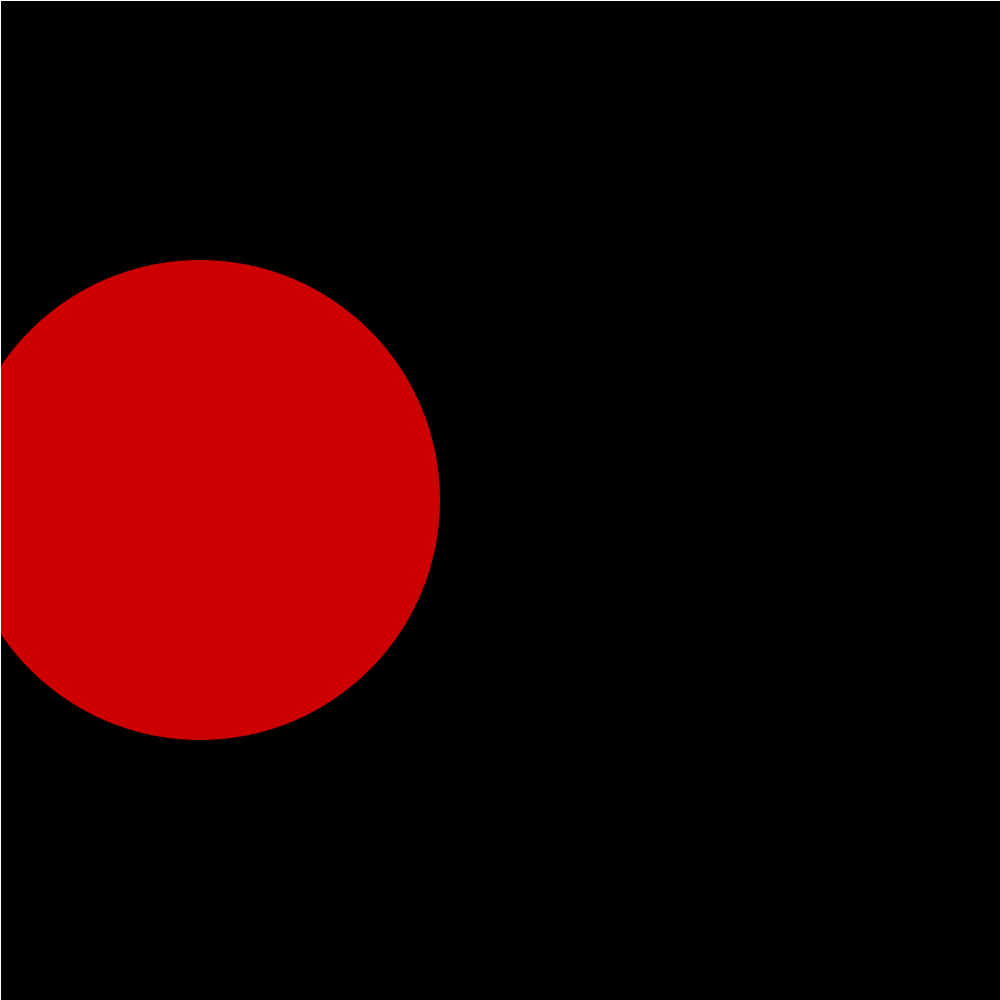
Frame 1 (no input)
Frame 60 (the mouse pressed at the canvas centre just before this capture): identical to frame 1, image omitted
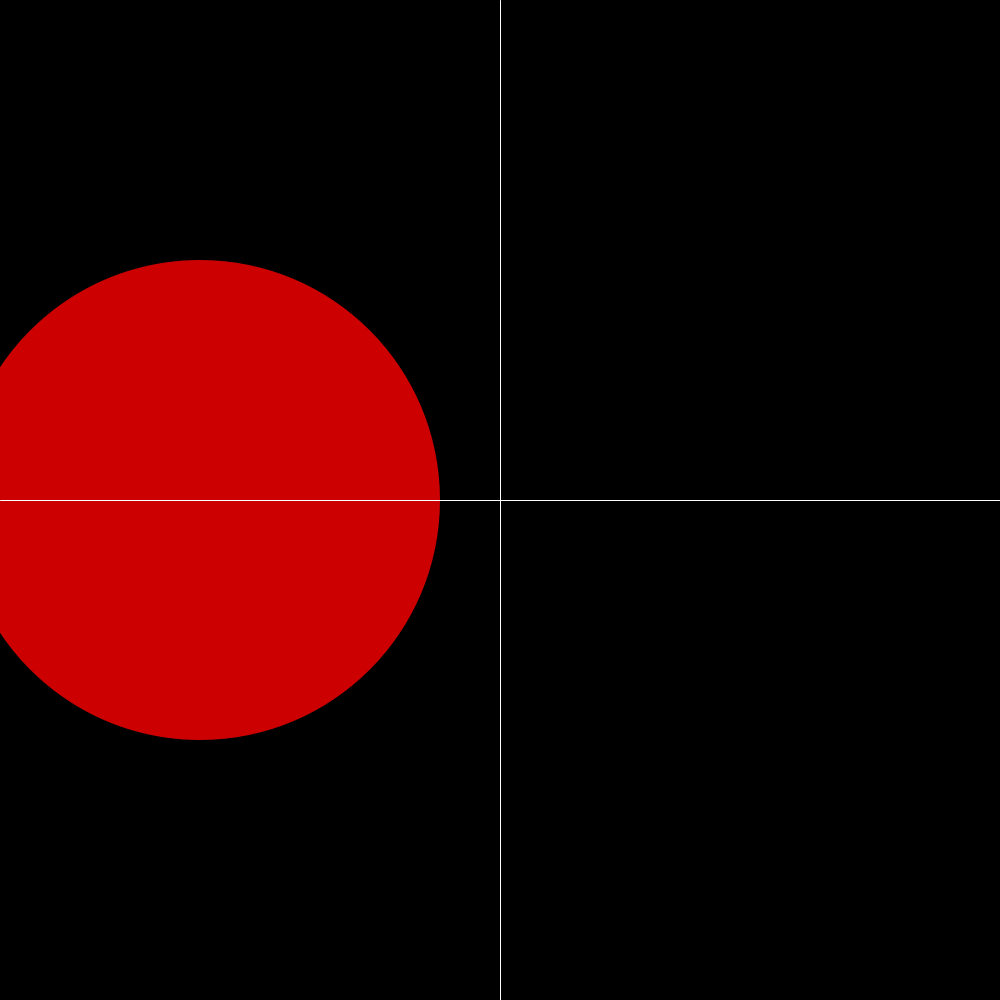
Frame 120 (the mouse held since frame 60 and released just before this capture)

The Processing sketch that drew these frames (run headless with seeded random() and noise(); from frame 60 on, the mouse is pressed at the canvas centre):

// Processing sketch: code_11_36
// ── code_11_36.pde
void setup(){
  size(1000, 1000);
  smooth();
  fill(204, 0, 0);
}

void draw(){
  background(0);
  noStroke();
  ellipse(200, 500, 480, 480);
  color c = get(mouseX, mouseY);
  float r = red(c);
  stroke(255 - r);
  line(mouseX, 0, mouseY, height);
  line(0, mouseY, width, mouseY);

}
